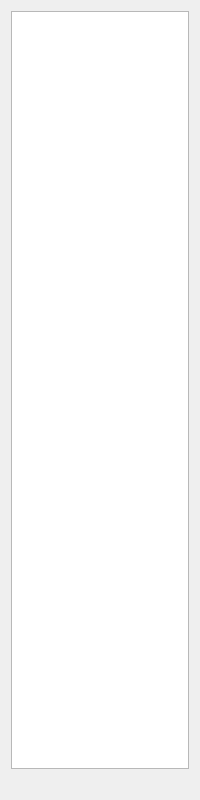
<?xml version="1.0" encoding="UTF-8"?>
<ui version="4.0">
 <class>Dialog</class>
 <widget class="QDialog" name="Dialog">
  <property name="geometry">
   <rect>
    <x>0</x>
    <y>0</y>
    <width>200</width>
    <height>800</height>
   </rect>
  </property>
  <property name="windowTitle">
   <string>Dialog</string>
  </property>
  <layout class="QVBoxLayout" name="verticalLayout">
   <item>
    <widget class="QTreeView" name="tv_browser">
     <property name="font">
      <font>
       <pointsize>12</pointsize>
      </font>
     </property>
     <property name="frameShape">
      <enum>QFrame::Shape::StyledPanel</enum>
     </property>
    </widget>
   </item>
   <item>
    <widget class="QLabel" name="lb_browser">
     <property name="text">
      <string/>
     </property>
    </widget>
   </item>
  </layout>
 </widget>
 <resources/>
 <connections/>
</ui>
